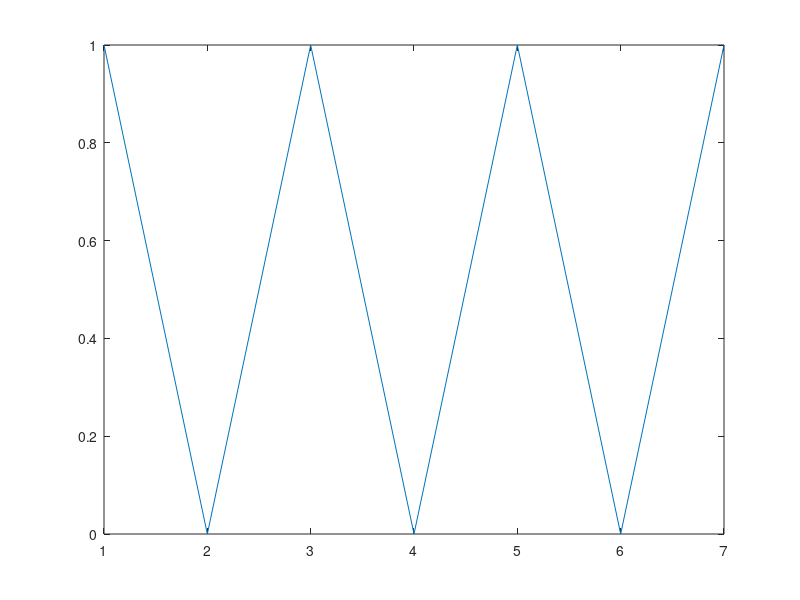
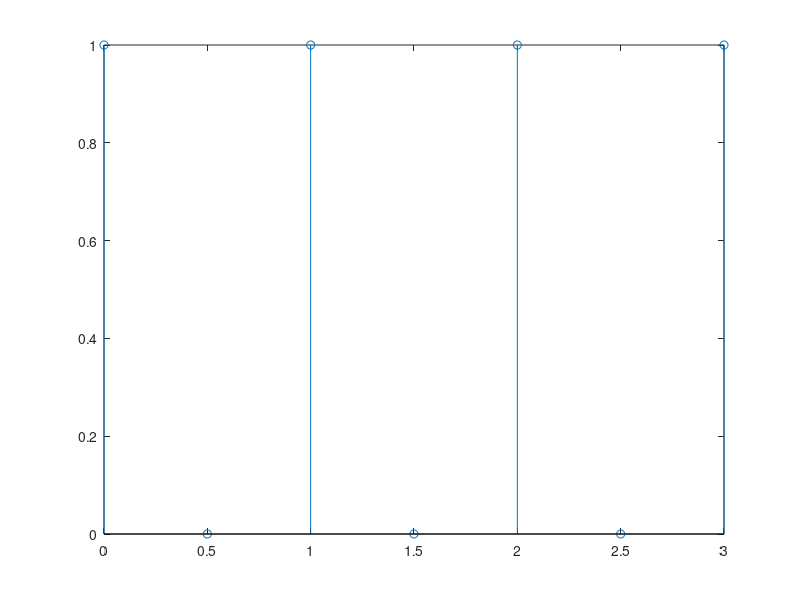

Recreate these plots in MATLAB, in order.
%Din datele problemei=>nr. de perioade care alcatuiesc semnalul esantionat=
%0.5ms * 12 KHz=6 perioade.Deci semnalul dureaza 6*0,5ms=3ms

s=randi([0,1],1,7);
n=0:0.5:3;
figure(1)
plot(s);
figure(2)
stem(n,s);